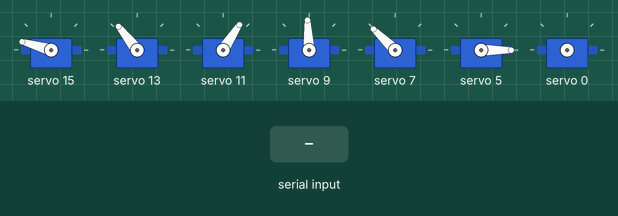
The sketch below on a simulated Arduino Uno, built with avr-gcc and run on an emulated ATmega328P. Parts: 7 × servo. The inputs (shaded band) are chosen by the test bench. What the sketch prints to the serial monitor is not drawn.

Above: at 7.1 s.
7.2 s: "G\n" received over Serial
At 8.03 s:
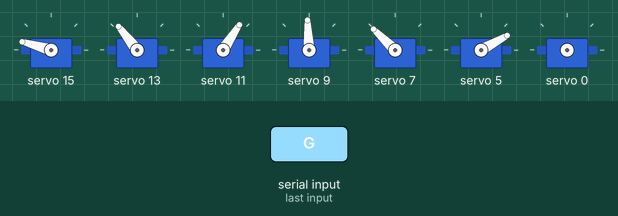
At 8.8 s:
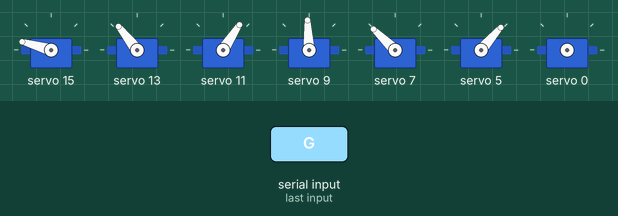
10.2 s: "RB\n" received over the second serial link
At 11.8 s:
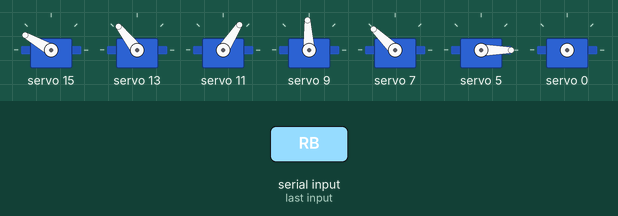
13.2 s: "0\n" received over Serial
At 13.2 s:
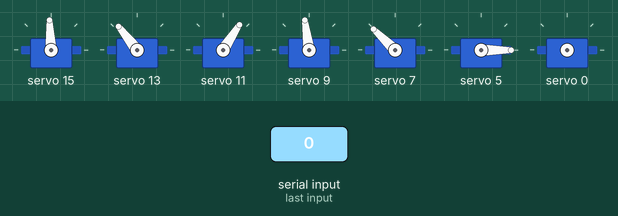
14.7 s: "0 1\n" received over the second serial link
16.2 s: "R\n" received over Serial
17.7 s: "0 150\n" received over the second serial link
Timing chart, 0 to 20.2 s (numbered marks = the images above; inputs shaded):
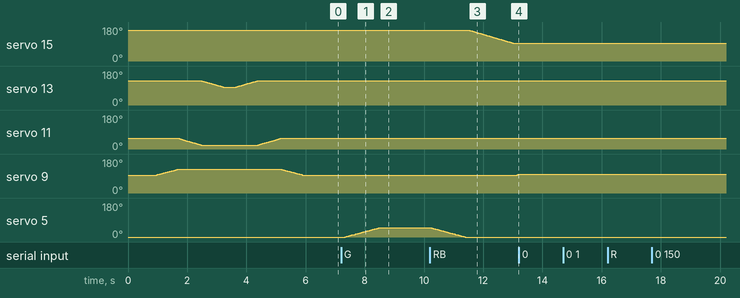

The sketch:

RobotArmCase.ino
```cpp
#include <Wire.h>
#include <Adafruit_PWMServoDriver.h>
#include <math.h>
#include <SoftwareSerial.h>

Adafruit_PWMServoDriver pca = Adafruit_PWMServoDriver(0x40);

// ── ESP-01 무선 브리지 (SoftwareSerial: 핀2=RX<-ESP_TX, 핀3=TX->ESP_RX) ──
//   ESP-01이 MQTT로 받은 명령을 시리얼로 넘겨줌. USB(하드웨어 Serial)는 디버그용 유지.
SoftwareSerial espSerial(2, 3);  // RX, TX

// ── 채널 정의 (집게=5, 손목회전=7, 손목굽힘=9, 팔꿈치=11, 어깨=13, 베이스=15) ──
#define CH_GRIPPER    5
#define CH_WRIST_R    7
#define CH_WRIST_P    9
#define CH_ELBOW     11
#define CH_SHOULDER  13
#define CH_BASE      15

// ── 베이스 방향 (CH15 서보값) — 실제 마운트 보고 테스트로 조정 ──
//   팔 좌측후면 마운트 기준. '15 X' 명령으로 팔이 어디 가리키는지 확인 후 숫자 수정.
#define BASE_PICK    40   // 물건 바라보는 방향 (집기) ← 좌측 물건
#define BASE_PLACE  150   // 후면 차량 방향 (홈/이동/놓기)

// ── 링크 길이(mm) & 베이스 위험영역 ──
#define L1     130.0   // 어깨 -> 팔꿈치
#define L2      65.0   // 팔꿈치 -> 손목
#define L3      60.0   // 손목 -> 집게 끝
#define R_BASE  70.0   // 디스크 반경 + 안전마진
#define H_SHLDR 40.0   // 어깨축 높이(디스크 윗면 기준, 추정 — 실측시 교체)

// ── 채널별 보정 (pulseMin, pulseMax, safeMin, safeMax, home) ──
struct ServoCal { int pMin, pMax, sMin, sMax, home; };
ServoCal cal[16];

void initCal() {
  for (int i = 0; i < 16; i++) cal[i] = {500, 2500, 0, 180, 90};
  //                               pMin  pMax  sMin sMax home
  cal[CH_GRIPPER]   = {500, 2500,   0,  50,   0};  // 0=열림  50=닫힘
  cal[CH_WRIST_R]   = {500, 2500,  40, 130, 130};  // 40=세로 130=가로
  cal[CH_WRIST_P]   = {500, 2500,  70, 170,  90};  // 170=일자 70=숙임
  cal[CH_ELBOW]     = {400, 2600,   0,  90,  60};  // 0=일자  90=굽힘
  cal[CH_SHOULDER]  = {400, 2600,  20, 140, 120};  // 100=수직 20=아래 140=뒤로젖힘
  cal[CH_BASE]      = {400, 2600,   0, 180,  90};  // 0=왼  90=뒤  180=오른
}

int  curAngle[16];
bool initialized[16];
int  moveDelay = 25;   // 1도당 ms (클수록 느림)
bool ems = false;

// ── 각도 -> PCA 틱 ──
int angleToTicks(int ch, int angle) {
  int us = map(angle, 0, 180, cal[ch].pMin, cal[ch].pMax);
  return (int)((long)us * 4096L * 50L / 1000000L);
}

// ── FK: 어깨 기준 집게 끝 좌표 (수직평면) ──
void fkTip(int a13, int a11, int a9, float &gx, float &gz) {
  float ps = radians(a13 - 10);
  float pe = ps - radians(a11);
  float pw = pe - radians(170 - a9);
  float ex = L1 * cos(ps),         ez = L1 * sin(ps);
  float wx = ex + L2 * cos(pe),    wz = ez + L2 * sin(pe);
  gx = wx + L3 * cos(pw);          gz = wz + L3 * sin(pw);
}

// ── 충돌 판정: 집게 끝이 베이스 위험구역(아래+반경 안) 진입 ──
bool tipCollide(int a13, int a11, int a9) {
  float gx, gz;
  fkTip(a13, a11, a9, gx, gz);
  return (gz < -H_SHLDR) && (fabs(gx) < R_BASE);
}

// ── 긴급정지 확인 (USB + ESP 무선 양쪽 감시) ──
void checkEMS() {
  if (Serial.available()) {
    String peek = Serial.readStringUntil('\n');
    peek.trim();
    if (peek == "0") { ems = true; Serial.println("!!! EMS !!!"); }
  }
  if (espSerial.available()) {
    String peek = espSerial.readStringUntil('\n');
    peek.trim();
    if (peek == "0") { ems = true; Serial.println("!!! EMS (무선) !!!"); }
  }
}

// ── 부드러운 이동 (EMS + 팔관절 실시간 충돌가드) ──
void smoothMove(int ch, int target) {
  if (ems) return;
  target = constrain(target, cal[ch].sMin, cal[ch].sMax);

  if (!initialized[ch]) {
    pca.setPWM(ch, 0, angleToTicks(ch, target));
    curAngle[ch] = target; initialized[ch] = true;
    Serial.print("CH"); Serial.print(ch); Serial.print(" 초기 -> "); Serial.println(target);
    return;
  }

  bool armJoint = (ch == CH_SHOULDER || ch == CH_ELBOW || ch == CH_WRIST_P);
  int step = (target > curAngle[ch]) ? 1 : -1;

  for (int a = curAngle[ch]; a != target; a += step) {
    // 팔 관절이면 이동 전 충돌 예측
    if (armJoint) {
      int a13 = (ch == CH_SHOULDER) ? a : curAngle[CH_SHOULDER];
      int a11 = (ch == CH_ELBOW)    ? a : curAngle[CH_ELBOW];
      int a9  = (ch == CH_WRIST_P)  ? a : curAngle[CH_WRIST_P];
      if (tipCollide(a13, a11, a9)) {
        Serial.print("!! 충돌가드 정지 @ CH"); Serial.print(ch);
        Serial.print(" "); Serial.println(a);
        curAngle[ch] = a;
        return;
      }
    }
    pca.setPWM(ch, 0, angleToTicks(ch, a));
    delay(moveDelay);
    checkEMS();
    if (ems) { curAngle[ch] = a; return; }
  }
  pca.setPWM(ch, 0, angleToTicks(ch, target));
  curAngle[ch] = target;
  Serial.print("CH"); Serial.print(ch); Serial.print(" -> "); Serial.println(target);
}

// ── 팔(어깨/팔꿈치/손목) 안전 순서 이동 ──
//    펴는 방향(올림)은 어깨먼저, 접는 방향(내림)은 손목먼저 -> 충돌 최소화
void moveArm(int a13, int a11, int a9) {
  bool lowering = (a13 < curAngle[CH_SHOULDER]);  // 어깨 내리는 동작인가
  if (lowering) {                                  // 내릴 땐 끝단부터 접기
    smoothMove(CH_WRIST_P, a9);  if (ems) return;
    smoothMove(CH_ELBOW,   a11); if (ems) return;
    smoothMove(CH_SHOULDER,a13);
  } else {                                         // 올릴 땐 어깨부터 펴기
    smoothMove(CH_SHOULDER,a13); if (ems) return;
    smoothMove(CH_ELBOW,   a11); if (ems) return;
    smoothMove(CH_WRIST_P, a9);
  }
}

// ────────── 자세 라이브러리 (case별) ──────────
// 형식: moveArm(어깨13, 팔꿈치11, 손목9)
void poseHome() {                    // 대기: 위로 컴팩트
  moveArm(120, 60, 90); if (ems) return;
  smoothMove(CH_WRIST_R, 130);
  smoothMove(CH_BASE, BASE_PLACE);
  smoothMove(CH_GRIPPER, 0);
  Serial.println(">> HOME");
}
void poseReady(int baseDir) {        // 준비: 방향 조준 + 팔 들고 집게 열기
  smoothMove(CH_GRIPPER, 0);
  smoothMove(CH_BASE, baseDir);
  moveArm(90, 30, 120);
  Serial.println(">> READY");
}
void posePickDown() {                // 물건 향해 팔 뻗기 (집게 열린 채)
  smoothMove(CH_GRIPPER, 0);
  moveArm(30, 30, 180);              // 실측 도달 자세 (수평 ~246mm)
  Serial.println(">> PICK_DOWN");
}
void doGrip()    { smoothMove(CH_GRIPPER, 50); Serial.println(">> GRIP"); }
void doRelease() { smoothMove(CH_GRIPPER, 0);  Serial.println(">> RELEASE"); }
void poseLift()  { moveArm(120, 40, 120); Serial.println(">> LIFT"); }   // 들어올리기
void poseCarry() {                   // 이동중: 뒤보고 컴팩트(물건 쥔 채)
  smoothMove(CH_BASE, BASE_PLACE);
  moveArm(120, 60, 100);
  Serial.println(">> CARRY");
}
void posePlaceBack() {               // 후면 차량에 내려놓기 (수평 ~246mm 뻗음)
  smoothMove(CH_BASE, BASE_PLACE);
  moveArm(30, 30, 180); if (ems) return;
  smoothMove(CH_GRIPPER, 0);
  Serial.println(">> PLACE_BACK");
}
void posePlaceSide(int baseDir) {    // 좌/우 내려놓기 (한 칸 더 뻗어 차체 밖 ~197mm)
  smoothMove(CH_BASE, baseDir);      // 0=왼쪽, 180=오른쪽
  moveArm(60, 30, 120); if (ems) return;
  smoothMove(CH_GRIPPER, 0);
  Serial.println(">> PLACE_SIDE");
}

// ── 자동 피킹 시퀀스 (지정 방향에서 집기 -> 항상 후면 차량에 싣기) ──
//    pickDir: 0=왼쪽 90=뒤 180=오른쪽
void pickSequence(int pickDir) {
  poseReady(pickDir); if (ems) return;   // 집을 방향 조준
  posePickDown();     if (ems) return;
  doGrip();           if (ems) return;
  poseLift();         if (ems) return;
  poseCarry();        if (ems) return;   // 뒤로 회전(컴팩트)
  posePlaceBack();    if (ems) return;   // 후면 차량에 싣기
  poseHome();
  Serial.println(">>> 시퀀스 완료");
}

void setup() {
  Serial.begin(9600);
  espSerial.begin(9600);   // ESP-01 무선 브리지
  initCal();
  pca.begin();
  pca.setPWMFreq(50);
  delay(10);
  for (int i = 0; i < 16; i++) { curAngle[i] = 90; initialized[i] = false; }

  Serial.println("=== 로봇팔 제어 (FK 충돌가드 + EMS) ===");
  Serial.println("채널 직접 : '13 90'");
  Serial.println("자세 명령 : H=홈 RL/RB/RR=준비(좌/뒤/우) P=내리기 G=집기 O=놓기 L=들기 C=이동");
  Serial.println("놓기      : B=뒤 BL=왼쪽 BR=오른쪽");
  Serial.println("자동      : K(=KR)=집기시퀀스(오른쪽 집기 -> 후면 싣기)");
  Serial.println("속도      : 'SP 30'   긴급정지: '0'   해제: 'R'");

  // ── 시작 보정: 첫 동작이 한 번에 확 튀는 것 방지 ──
  //   1) 부팅 직후 서보 위치를 모르므로 '홈 값'으로 한 번 즉시 초기화(initialized=true)
  //   2) 그 뒤 RB -> H 를 부드럽게(smoothMove) 실행해 정렬
  Serial.println(">> 시작 보정 중 (홈 초기화 -> RB -> H)...");
  int homeCh[6]  = {CH_BASE,    CH_SHOULDER, CH_ELBOW, CH_WRIST_P, CH_WRIST_R, CH_GRIPPER};
  int homeAng[6] = {BASE_PLACE, 120,         60,       90,         130,        0};
  for (int i = 0; i < 6; i++) {
    int ch = homeCh[i];
    pca.setPWM(ch, 0, angleToTicks(ch, homeAng[i]));
    curAngle[ch]    = homeAng[i];
    initialized[ch] = true;          // 이제부터 모든 이동은 부드럽게
  }
  delay(500);
  poseReady(BASE_PLACE);   // 후면(놓기) 방향 준비 자세로 부드럽게
  delay(300);
  poseHome();              // H: 홈 정렬
  Serial.println(">> 보정 완료. 명령 대기.");
}

// ── 명령 한 줄 처리 (USB/ESP 공통) ──
void processCommand(String line) {
  line.trim();
  if (line.length() == 0) return;

  // 긴급정지
  if (line == "0") { ems = true; Serial.println("!!! EMS !!! — 'R'로 재개"); return; }

  String up = line; up.toUpperCase();

  if (up == "R")  { ems = false; Serial.println("EMS 해제"); return; }
  if (ems)        { Serial.println("EMS 중 — 'R'로 재개"); return; }

  // 자세 명령
  if (up == "H")  { poseHome();       return; }
  if (up == "RL") { poseReady(0);     return; }  // 왼쪽놓기
  if (up == "RB") { poseReady(90);    return; }  // 뒤
  if (up == "RR") { poseReady(180);   return; }  // 오른쪽
  if (up == "P")  { posePickDown();   return; }
  if (up == "G")  { doGrip();         return; }
  if (up == "O")  { doRelease();      return; }
  if (up == "L")  { poseLift();       return; }
  if (up == "C")  { poseCarry();      return; }
  if (up == "BL") { posePlaceSide(0);   return; }  // 왼쪽 놓기
  if (up == "BR") { posePlaceSide(180); return; }  // 오른쪽 놓기
  if (up == "B")  { posePlaceBack();  return; }
  if (up == "KR") { pickSequence(BASE_PICK); return; }   // 집기 -> 후면 싣기
  if (up == "K")  { pickSequence(BASE_PICK); return; }   // K = KR 동일 (집기 한 방향만)

  // 속도
  if (up.startsWith("SP")) {
    int v = up.substring(2).toInt();
    if (v >= 5 && v <= 200) { moveDelay = v; Serial.print("속도 -> "); Serial.println(moveDelay); }
    return;
  }

  // 채널 직접 제어 (13 90)
  line.replace(",", " ");
  up = line; up.toUpperCase(); up.replace("CH", ""); up.trim();
  int sp = up.indexOf(' ');
  if (sp < 0) { Serial.println("형식: 13 90"); return; }
  int ch  = up.substring(0, sp).toInt();
  int ang = up.substring(sp + 1).toInt();
  if (ch < 0 || ch > 15) { Serial.println("채널 0~15"); return; }
  smoothMove(ch, ang);
}

void loop() {
  // USB(시리얼 모니터/Python) 명령
  if (Serial.available()) {
    processCommand(Serial.readStringUntil('\n'));
  }
  // ESP-01 무선(MQTT) 명령
  if (espSerial.available()) {
    processCommand(espSerial.readStringUntil('\n'));
  }
}
```

Measured:
- after the input at 7.2 s, servo 5: moves from 0° to 49° over 1.2 s, starting after 0.13 s
- after the input at 10.2 s, servo 15: moves from 164° to 93° over 1.5 s, starting after 1.3 s; servo 9: 93° → 98° after 2.9 s; servo 5: moves from 49° to 0° over 1.2 s, starting at once
- after the input at 13.2 s, servo 13: stays 128° (without the input it goes to 127° after 1.5 s); servo 11: stays 57° (without the input it goes to 56° after 0.68 s); servo 9: stays 98° (without the input it goes to 99° after 0.01 s)
- after the input at 14.7 s, every drawn part: stays the same
- after the input at 16.2 s, every drawn part: stays the same
